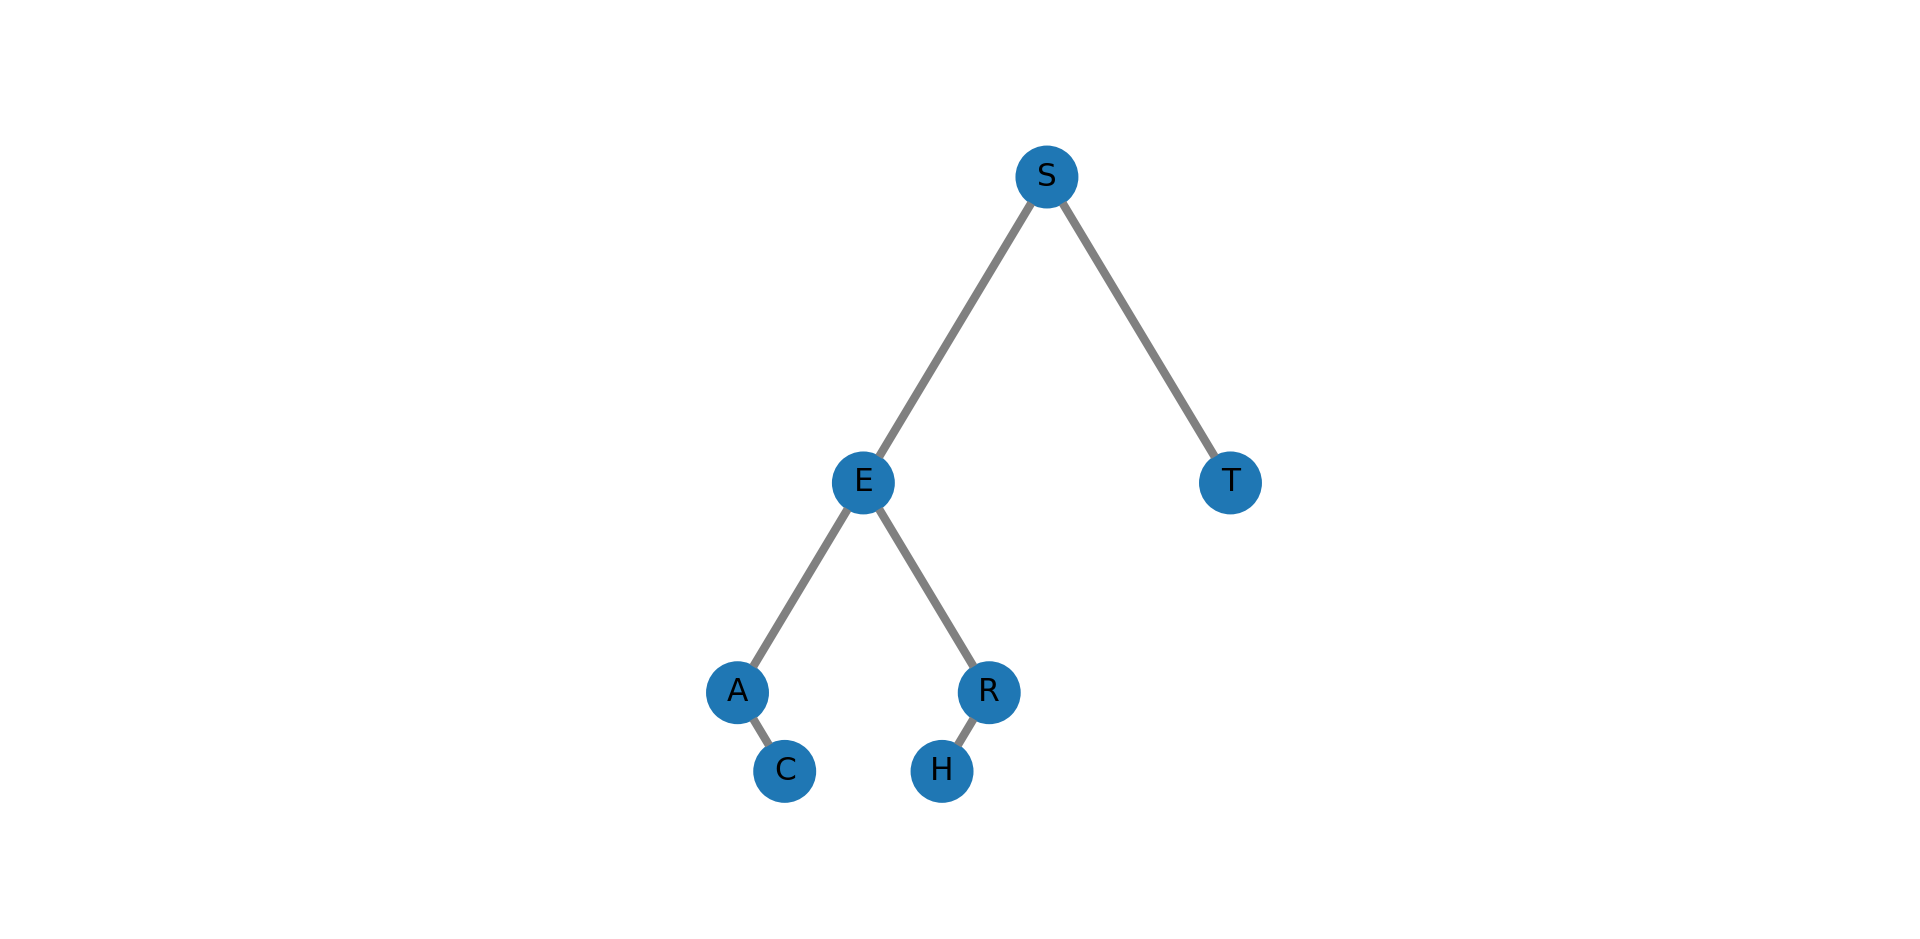

Recreate this plot in Python.
# queue for level order iterate
from queue import Queue
# visualize
import matplotlib.pyplot as plt
import matplotlib.patches as mpatches

class Node:
    def __init__(self, key, value):
        self.key = key
        self.val = value
        self.left = None
        self.right = None
        self.count = 1
        
class BST:
    def __init__(self):
        self.root = None
        self.node_list = []
        # Visualize Param
        self.step = 15
        self.R = self.step * 0.6
        self.start_space = 1

    def size(self, x=0):
        if x == 0:
            return self.size(self.root)
        if x == None:
            return 0
        return x.count

    # Get the value of a key
    def get(self, key):
        x = self.root
        while not x == None:
            cmp = self.compare(key, x.key)
            if cmp < 0:
                x = x.left
            elif cmp > 0:
                x = x.right
            elif cmp == 0:
                return x.val
        return None
    
    # Insert a pair of key and value
    def put(self, key, val):
        self.root = self.put_p(self.root, key, val)

    def put_p(self, x, key, val):
        if x == None:
            return Node(key, val)
        cmp = self.compare(key, x.key)
        if cmp < 0:
            x.left = self.put_p(x.left, key, val)
        elif cmp > 0:
            x.right = self.put_p(x.right, key, val)
        elif cmp == 0:
            x.val = val
        x.count = 1 + self.size(x.left) + self.size(x.right)
        return x

    # Return the min key
    def min(self):
        x = self.root
        while not x == None:
            if x.left == None:
                return x.key
            x = x.left
        return None

    # Return the max key
    def max(self):
        x = self.root
        while not x == None:
            if x.right == None:
                return x.key
            x = x.right
        return None
    
    # Floor: Find the max key <= K
    def floor(self, K):
        x = self.floor_p(self.root, K)
        if x == None:
            return None
        return x.key

    def floor_p(self, x, K):
        if x == None:
            return None
        cmp = self.compare(K, x.key)
        # Case 1: K == x.key
        if cmp == 0:
            return x
        # Case 2: K < x.key
        # x.key is still too big, try go left to find a smaller one
        elif cmp < 0:
            return self.floor_p(x.left, K)
        # Case 3: K > x.key
        # x.key is already smaller than K, try to find a bigger one
        # that is still smaller but more closer to K  
        elif cmp > 0:
            # Try to find a bigger one
            t = self.floor_p(x.right, K)
            # if found
            if not t == None:
                return t
            # if not found
            else:
                return x

    # Ceil: Find the Min key >= K
    def ceil(self, K):
        x = self.ceil_p(self.root, K)
        if x == None:
            return None
        return x.key

    def ceil_p(self, x, K):
        if x == None:
            return None
        cmp = self.compare(K, x.key)
        # Case 1: K == x.key
        if cmp == 0:
            return x
        # Case 2: K > x.key
        # x.key is still smaller than K, try go right to find a bigger one
        if cmp > 0:
            return self.ceil_p(x.right, K)
        # Case 3: K < x.key
        # x.key is already bigger than K, try go left to find a smaller one
        # that is still bigger but closer to K
        if cmp < 0:
            t = self.ceil_p(x.left, K)
            # if found
            if not t == None:
                return t
            # if not found
            else:
                return x

    # Print the Binary Search Tree in ascending sequence
    def printTreeSeq(self):
        self.node_list = []
        self.printTreeSeq_p(self.root)
        return self.node_list
    
    def printTreeSeq_p(self, root):
        if root == None:
            return
        self.printTreeSeq_p(root.left)
        # print(root.key)
        self.node_list.append(root.key)
        self.printTreeSeq_p(root.right)

    # Delete MinNode
    def deleteMin(self):
        if self.root == None:
            return
        self.root = self.deleteMin_p(self.root)

    # Go left until finding a node with no left node
    # Replace that node with its right link
    # Update subtree counts
    def deleteMin_p(self, x):
        if x.left == None:
            return x.right
        x.left = self.deleteMin_p(x.left)
        x.count = 1 + self.size(x.left) + self.size(x.right)
        return x
    
    # Delete MaxNode
    def deleteMax(self):
        if self.root == None:
            return
        self.root = self.deleteMax_p(self.root)

    # Go right until finding a node with no right node
    # Replace that node with its left link
    # Update subtree counts
    def deleteMax_p(self, x):
        if x.right == None:
            return x.left
        x.right = self.deleteMax_p(x.right)
        x.count = 1 + self.size(x.left) + self.size(x.right)
        return x

    # Hibbard Deletion: Delete a Node with key K
    def delete(self, K):
        self.root = self.delete_p(self.root, K)
    
    def delete_p(self, x, K):
        if x == None:
            return None
        cmp = self.compare(K, x.key)
        # Search for the key
        if cmp < 0:
            x.left = self.delete_p(x.left, K)
        elif cmp > 0:
            x.right = self.delete_p(x.right, K)
        else:
            # Node with single child or no child: replace the node with its child
            if x.right == None:
                return x.left
            if x.left == None:
                return x.right
            # Node with two child: replace the node with the min of its right subtree
            # Save the node
            t = x
            # Find the min of the right sub-tree
            x = self.min(x.right)
            # Delete the min of the right sub-tree
            x.right = self.deleteMin(t.right)
            x.left = t.left
        x.count = 1 + self.size(x.left) + self.size(x.right)
        return x

    def compare(self, keyA, keyB):
        if keyA > keyB:
            return 1
        if keyA < keyB:
            return -1
        if keyA == keyB:
            return 0
        return None

    def level_order(self):
        level_list = []
        q = Queue(maxsize=0)
        if self.root == None:
            return level_list
        q.put(self.root)
        while not q.empty():
            t = q.get()
            level_list.append(t.key)
            if t.left:
                q.put(t.left)
            if t.right:
                q.put(t.right)
        return level_list

    def height(self):
        height_count = 0
        q = Queue(maxsize=0)
        if self.root == None:
            return None
        q.put(self.root)
        while not q.empty():
            q_l = Queue(maxsize=0)
            while not q.empty():
                q_l.put(q.get())
            while not q_l.empty():
                t = q_l.get()
                if t.left:
                    q.put(t.left)
                if t.right:
                    q.put(t.right)
            # print("\n", end="")
            height_count += 1
        return height_count
    
    def level_order_byline(self):
        level_list = []
        q = Queue(maxsize=0)
        if self.root == None:
            return None
        q.put(self.root)
        while not q.empty():
            level_list_line = []
            q_l = Queue(maxsize=0)
            while not q.empty():
                q_l.put(q.get())
            while not q_l.empty():
                t = q_l.get()
                if t.key:
                    # print(t.key, end=" ")
                    level_list_line.append(t.key)
                if t.left:
                    q.put(t.left)
                if t.right:
                    q.put(t.right)
            # print("\n", end="")
            level_list.append(level_list_line)
        return level_list
    
    def visualize(self):
        n = self.height()
        # visualize param
        line_count = 1
        q = Queue(maxsize=0)
        if n == None:
            print("Error: Try to visualize a empty tree!")
            return
        fig = plt.figure()
        ax = fig.add_subplot(111)
        q = Queue(maxsize=0)
        q_pos = Queue(maxsize=0)
        if self.root == None:
            return
        q.put(self.root)
        top_space = (n - 2 + 2 ** (n - 1)) * self.step
        root_pos = [top_space, top_space]
        q_pos.put(root_pos)
        # Draw Root Node
        self.drawNode(ax, self.root.key, root_pos)
        while not q.empty():
            q_l = Queue(maxsize=0)
            while not q.empty():
                q_l.put(q.get())
            while not q_l.empty():
                t = q_l.get()
                pos = q_pos.get()
                if t.left:
                    l_pos = self.drawLeftChild(ax, t.left.key, line_count, n, pos)
                    q_pos.put(l_pos)
                    q.put(t.left)
                if t.right:
                    r_pos = self.drawRightChild(ax, t.right.key, line_count, n, pos)
                    q_pos.put(r_pos)
                    q.put(t.right)
            line_count += 1
        plt.axis('equal')
        plt.axis('off')
        plt.show()

    def drawNode(self, ax, key, pos):
        circle = mpatches.Circle(pos, radius=self.R)
        ax.add_patch(circle)
        ax.text(pos[0], pos[1], str(key), size=self.R*2.5, horizontalalignment='center', verticalalignment='center')

    def drawLine(self, ax, pos_start, pos_stop):
        out_range = 1.1
        dist = ((pos_start[0] - pos_stop[0]) ** 2 + (pos_start[1] - pos_stop[1]) ** 2) ** 0.5
        xr = ((pos_start[0] - pos_stop[0]) * self.R / dist) * out_range
        yr = ((pos_start[1] - pos_stop[1]) * self.R / dist) * out_range
        line_x = [pos_start[0] - xr, pos_stop[0] + xr]
        line_y = [pos_start[1] - yr, pos_stop[1] + yr]
        ax.plot(line_x, line_y, '-', color='grey', linewidth=self.step * 0.4)

    def drawLeftChild(self, ax, key, line, n, pos_parent):
        space_child = (2 * (n - line) - 1) * self.step * (1 + line / (1.5 * n))
        left_child_pos = [pos_parent[0] - space_child * 0.6, pos_parent[1] - space_child]
        self.drawNode(ax, key, left_child_pos)
        self.drawLine(ax, pos_parent, left_child_pos)
        return left_child_pos

    def drawRightChild(self, ax, key, line, n, pos_parent):
        space_child = (2 * (n - line) - 1) * self.step * (1 + line / (1.5 * n))
        right_child_pos = [pos_parent[0] + space_child * 0.6, pos_parent[1] - space_child]
        self.drawNode(ax, key, right_child_pos)
        self.drawLine(ax, pos_parent, right_child_pos)
        return right_child_pos

# Test Node
# key = ['S', 'E', 'A', 'R', 'C', 'H', 'T', 'R', 'E', 'E', 'B', 'I', 'N', 'A', 'R', 'Y']
# val = [ 1,   2,   3,   4,   5,   6,   7,   8,   9,   10,  11,  12,  13,  14,  15,  16]
# key = ['S', 'E', 'A', 'R', 'C']
# val = [ 1,   2,   3,   4,   5]
key = ['S', 'E', 'A', 'R', 'C', 'H', 'T', 'R', 'E', 'E']
val = [ 1,   2,   3,   4,   5,   6,   7,   8,   9,   10]
bst = BST()
root = None
# put
for i in range(len(key)):
    root = bst.put(key[i], val[i])
# get size
print("Size of Tree: {}".format(bst.size()))
# get
for i in range(len(key)):
    print("key:{}, value:{}".format(key[i], bst.get(key[i])))
# min & max
print("Min:{}, Max:{}".format(bst.min(), bst.max()))
# floor & ceiling
test_floor = 'B'
print("Floor({}) = {}".format(test_floor, bst.floor(test_floor)))
test_ceil = 'D'
print("Ceil({}) = {}".format(test_ceil, bst.ceil(test_ceil)))
# delete min
print("Delete Min:")
print("->Before: size = {}".format(bst.size()), end=" ")
print(bst.printTreeSeq())
bst.deleteMin()
print("->After: size = {}".format(bst.size()), end=" ")
print(bst.printTreeSeq())
# delete max
print("Delete Max:")
print("->Before: size = {}".format(bst.size()), end=" ")
print(bst.printTreeSeq())
bst.deleteMax()
print("->After: size = {}".format(bst.size()), end=" ")
print(bst.printTreeSeq())
# Hibbard deletion: Delete a node with key K
K = 'H'
print("Hibbard Deletion: Delete {}".format(K))
print("->Before: size = {}".format(bst.size()), end=" ")
print(bst.printTreeSeq())
bst.delete(K)
print("->After: size = {}".format(bst.size()), end=" ")
print(bst.printTreeSeq())

# Re-input All items in BST
bst = BST()
for i in range(len(key)):
    root = bst.put(key[i], val[i])
# Level order print
print("level order:")
print(bst.level_order())
print("level order by line:")
print(bst.level_order_byline())
# BST visualization
bst.visualize()
